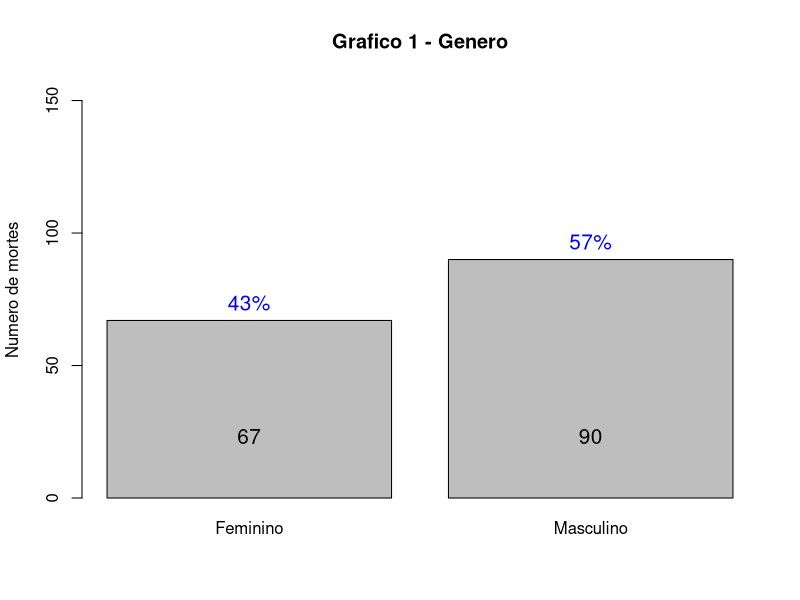
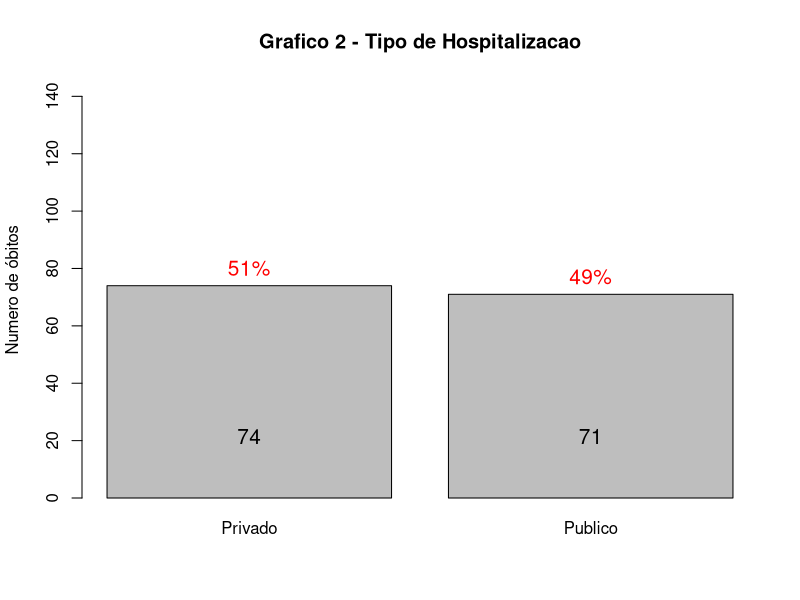
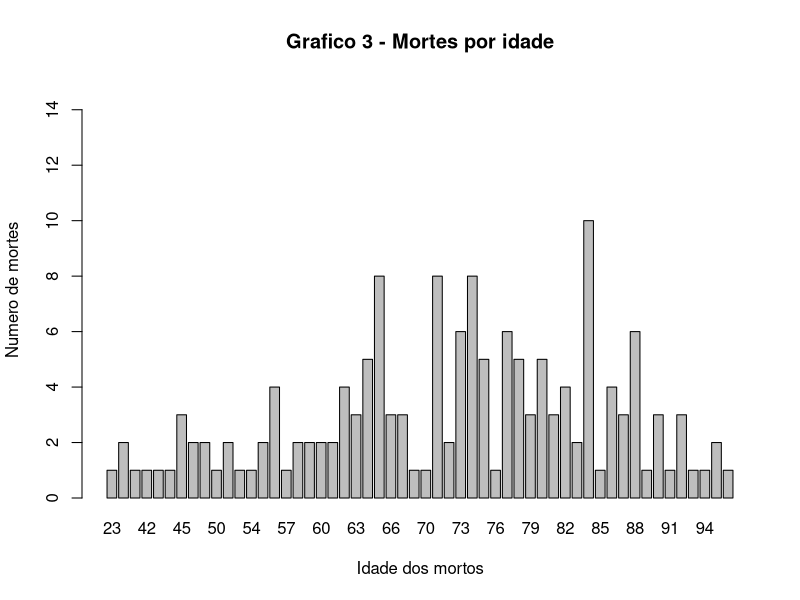
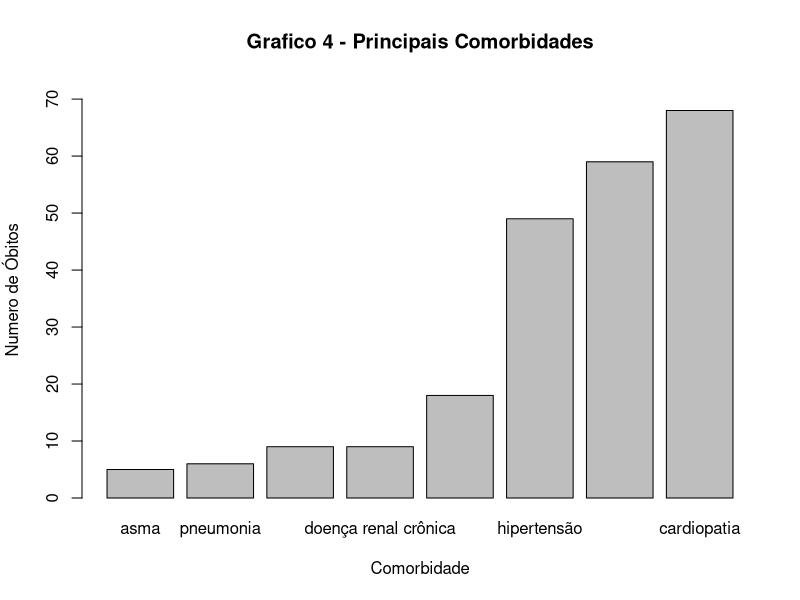

Recreate these plots in R, in order.

covid_19_bauru_mortes <- read.csv("./dados/covid_19_bauru_mortes.csv", sep=";", encoding = "UTF-8")
head(covid_19_bauru_mortes)

covid_19_bauru_casos_geral <- read.csv("./dados/covid_19_bauru_casos_geral.csv",
                                       sep=";")
head(covid_19_bauru_casos_geral)

if (!require(readxl)) install.packages("readxl")

df.mortes <- read_excel("./dados/covid_19_bauru_mortes.xlsx")
head(df.mortes) 

df.geral <- read_excel("./dados/covid_19_bauru_casos_geral.xlsx")
head(df.geral) 

temp.sexo <- df.mortes$sexo[!is.na(df.mortes$sexo)]
table(temp.sexo)

unname(table(temp.sexo))

unname(table(temp.sexo))[1]

unname(table(temp.sexo))[2]

sum(unname(table(temp.sexo)))


# Grafico de mortos por genero
pct.sexo = round(unname(table(temp.sexo)) / sum(unname(table(temp.sexo)))*100,0)
pct.sexo

pct.sexo = paste0(pct.sexo, "%")
pct.sexo

cbind("fr" = addmargins(prop.table(table(temp.sexo))))

graph.sex <- barplot(table(temp.sexo), main = "Grafico 1 - Genero",
                     ylab = "Numero de mortes", ylim = c(0,sum(unname(table(temp.sexo)))),
                     names.arg = c("Feminino", "Masculino"))
text(x = graph.sex, y = table(temp.sexo), label = pct.sexo, pos = 3, cex = 1.25, col = "blue")
axis(1, at=graph.sex, labels=table(temp.sexo), tick=F, las=1, line=-4.5, cex.axis=1.25)


# Grafico de Tipo de hospitalicazao
temp.hosp <- df.mortes$tipo_hosp[!is.na(df.mortes$tipo_hosp)]
temp.hosp
pct.hosp = round(unname(table(temp.hosp)) / sum(unname(table(temp.hosp)))*100,0)
pct.hosp

pct.hosp = paste0(pct.hosp, "%")
pct.hosp

graph.hosp<- barplot(table(temp.hosp), main = "Grafico 2 - Tipo de Hospitalizacao",
                     ylab = "Numero de óbitos", ylim = c(0,sum(unname(table(temp.hosp)))),
                     names.arg = c("Privado", "Publico"))
text(x = graph.hosp, y = table(temp.hosp), label = pct.hosp, pos = 3, cex = 1.25, col = "red")
axis(1, at=graph.hosp, labels=table(temp.hosp), tick=F, las=1, line=-4.5, cex.axis=1.25)


# Grafico de mortes por idade
temp.idade <- df.mortes$idade[!is.na(df.mortes$idade)]

idade.tb <- table(temp.idade)
cbind("f" = idade.tb)

cbind("f" = addmargins(idade.tb))

maior.freq.idade = max(idade.tb)
maior.freq.idade

round(cbind("fr" = prop.table(idade.tb))*100,1)

cbind("fr" = addmargins(prop.table(idade.tb)))

summary(temp.idade)
 
indice.1<-which.max(idade.tb > 5)
indice_2<-which.max(idade.tb > 10)
idade.tb[indice.1:indice_2]

sum(idade.tb[indice.1:indice_2])

pct.idade<-round(idade.tb / sum(idade.tb)*100,1)
pct.idade

graph.age <- barplot(table(temp.idade), 
                     main = "Grafico 3 - Mortes por idade",
                     ylab = "Numero de mortes",
                     xlab = "Idade dos mortos",
                     ylim = c(0,maior.freq.idade + 5))


# Grafico Comorbidades mais frequentes
if (!require(stringr, quietly = TRUE)) install.packages("stringr")

pangram <- df.mortes$comorbidade
texto.1 <- strsplit(pangram, " e ")
texto.2 = unlist(texto.1, use.names=FALSE)
doencas.vi = table(trimws(texto.2))
doencas.vi

maior.freq.dv = max(doencas.vi)
maior.freq.dv
maior.freq.dv.name = names(which.max(doencas.vi))
maior.freq.dv.name
maior.freq.dv.i = unname(which.max(doencas.vi))
maior.freq.dv.i

# Pega as maiores comorbidades
indice.vi.1<-which.max(doencas.vi > 5)
indice.vi.1
indice.vi.2<-which.max(doencas.vi < 84)
indice.vi.2
doencas.vi[indice.vi.1:indice.vi.2]
which(doencas.vi >= 5)
pct.doencas<-sort(round((doencas.vi[which(doencas.vi >= 5)] / sum(doencas.vi))*100,1))
pct.doencas          

pct.doencas.p = paste0(pct.doencas, "%")
pct.doencas.p
#Gráfico das principais comorbidades dos óbitos. Versão #2 do professor
graph.diseases = barplot(sort(doencas.vi[which(doencas.vi >= 5)]), 
                    main = "Grafico 4 - Principais Comorbidades",
                    ylab = "Numero de Óbitos",
                    xlab = "Comorbidade",
                    ylim = c(0,maior.freq.dv + 5),
                    names.arg = names(sort(doencas.vi[which(doencas.vi >= 5)])),
                    axisnames = T)